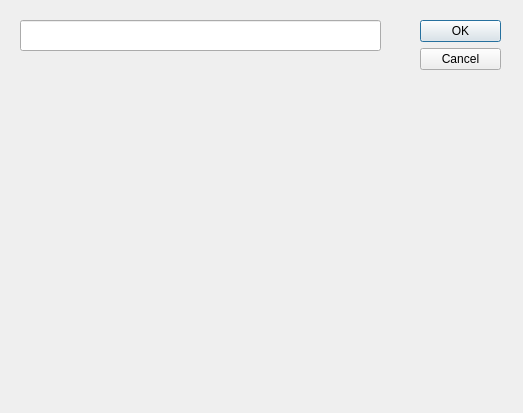
<?xml version="1.0" encoding="UTF-8"?>
<ui version="4.0">
 <class>SearchDialog</class>
 <widget class="QDialog" name="SearchDialog">
  <property name="geometry">
   <rect>
    <x>0</x>
    <y>0</y>
    <width>523</width>
    <height>413</height>
   </rect>
  </property>
  <property name="windowTitle">
   <string>Dialog</string>
  </property>
  <widget class="QDialogButtonBox" name="buttonBox">
   <property name="geometry">
    <rect>
     <x>420</x>
     <y>20</y>
     <width>81</width>
     <height>241</height>
    </rect>
   </property>
   <property name="orientation">
    <enum>Qt::Vertical</enum>
   </property>
   <property name="standardButtons">
    <set>QDialogButtonBox::Cancel|QDialogButtonBox::Ok</set>
   </property>
  </widget>
  <widget class="QLineEdit" name="lineEdit">
   <property name="geometry">
    <rect>
     <x>20</x>
     <y>20</y>
     <width>361</width>
     <height>31</height>
    </rect>
   </property>
  </widget>
 </widget>
 <resources/>
 <connections>
  <connection>
   <sender>buttonBox</sender>
   <signal>accepted()</signal>
   <receiver>SearchDialog</receiver>
   <slot>accept()</slot>
   <hints>
    <hint type="sourcelabel">
     <x>248</x>
     <y>254</y>
    </hint>
    <hint type="destinationlabel">
     <x>157</x>
     <y>274</y>
    </hint>
   </hints>
  </connection>
  <connection>
   <sender>buttonBox</sender>
   <signal>rejected()</signal>
   <receiver>SearchDialog</receiver>
   <slot>reject()</slot>
   <hints>
    <hint type="sourcelabel">
     <x>316</x>
     <y>260</y>
    </hint>
    <hint type="destinationlabel">
     <x>286</x>
     <y>274</y>
    </hint>
   </hints>
  </connection>
 </connections>
</ui>
